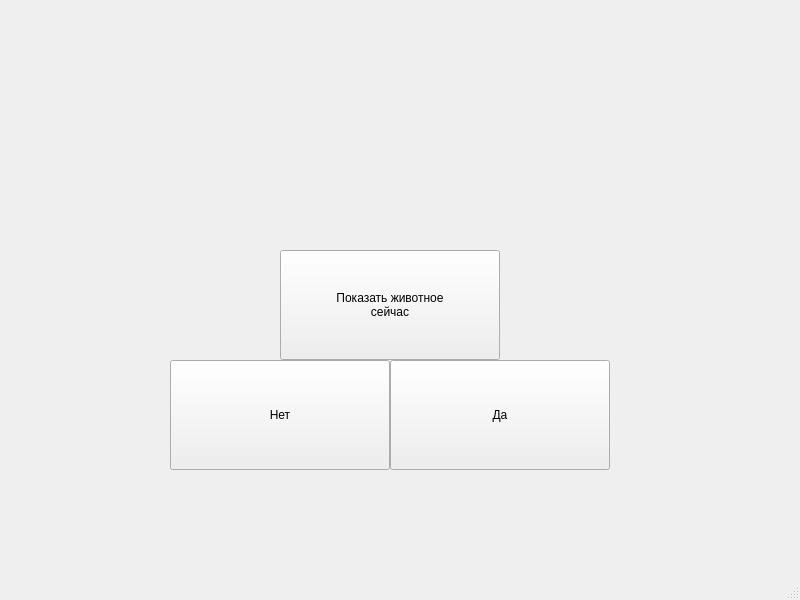
<?xml version="1.0" encoding="UTF-8"?>
<ui version="4.0">
 <class>MainWindow2</class>
 <widget class="QMainWindow" name="MainWindow2">
  <property name="geometry">
   <rect>
    <x>0</x>
    <y>0</y>
    <width>800</width>
    <height>600</height>
   </rect>
  </property>
  <property name="windowTitle">
   <string>Petinator</string>
  </property>
  <widget class="QWidget" name="centralwidget">
   <widget class="QLabel" name="label">
    <property name="geometry">
     <rect>
      <x>130</x>
      <y>110</y>
      <width>561</width>
      <height>91</height>
     </rect>
    </property>
    <property name="font">
     <font>
      <pointsize>20</pointsize>
     </font>
    </property>
    <property name="text">
     <string/>
    </property>
   </widget>
   <widget class="QPushButton" name="pushButton">
    <property name="geometry">
     <rect>
      <x>170</x>
      <y>360</y>
      <width>220</width>
      <height>110</height>
     </rect>
    </property>
    <property name="text">
     <string>Нет</string>
    </property>
   </widget>
   <widget class="QPushButton" name="pushButton_2">
    <property name="geometry">
     <rect>
      <x>390</x>
      <y>360</y>
      <width>220</width>
      <height>110</height>
     </rect>
    </property>
    <property name="text">
     <string>Да</string>
    </property>
   </widget>
   <widget class="QPushButton" name="pushButton_Now">
    <property name="geometry">
     <rect>
      <x>280</x>
      <y>250</y>
      <width>220</width>
      <height>110</height>
     </rect>
    </property>
    <property name="text">
     <string>Показать животное
сейчас</string>
    </property>
   </widget>
  </widget>
  <widget class="QMenuBar" name="menubar">
   <property name="geometry">
    <rect>
     <x>0</x>
     <y>0</y>
     <width>800</width>
     <height>26</height>
    </rect>
   </property>
  </widget>
  <widget class="QStatusBar" name="statusbar"/>
 </widget>
 <resources/>
 <connections/>
</ui>
